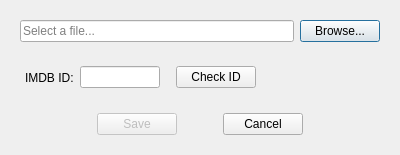
<?xml version="1.0" encoding="UTF-8"?>
<ui version="4.0">
 <class>addMovieDialog</class>
 <widget class="QDialog" name="addMovieDialog">
  <property name="geometry">
   <rect>
    <x>0</x>
    <y>0</y>
    <width>400</width>
    <height>155</height>
   </rect>
  </property>
  <property name="minimumSize">
   <size>
    <width>300</width>
    <height>155</height>
   </size>
  </property>
  <property name="maximumSize">
   <size>
    <width>16777215</width>
    <height>200</height>
   </size>
  </property>
  <property name="windowTitle">
   <string>Dialog</string>
  </property>
  <layout class="QVBoxLayout" name="verticalLayout">
   <item>
    <widget class="QFrame" name="fileSelectGroup">
     <property name="frameShape">
      <enum>QFrame::NoFrame</enum>
     </property>
     <property name="frameShadow">
      <enum>QFrame::Plain</enum>
     </property>
     <layout class="QHBoxLayout" name="fileSelectHLayout">
      <item>
       <widget class="QLineEdit" name="filePathLineEdit">
        <property name="placeholderText">
         <string>Select a file...</string>
        </property>
       </widget>
      </item>
      <item>
       <widget class="QPushButton" name="browseButton">
        <property name="text">
         <string>Browse...</string>
        </property>
       </widget>
      </item>
     </layout>
    </widget>
   </item>
   <item>
    <widget class="QFrame" name="imdbidGroup">
     <property name="frameShape">
      <enum>QFrame::NoFrame</enum>
     </property>
     <layout class="QHBoxLayout" name="imdbIDHLayout">
      <item>
       <spacer name="leftsidespacer">
        <property name="orientation">
         <enum>Qt::Horizontal</enum>
        </property>
        <property name="sizeType">
         <enum>QSizePolicy::Fixed</enum>
        </property>
        <property name="sizeHint" stdset="0">
         <size>
          <width>5</width>
          <height>20</height>
         </size>
        </property>
       </spacer>
      </item>
      <item>
       <widget class="QLabel" name="imdbidLabel">
        <property name="text">
         <string>IMDB ID:</string>
        </property>
       </widget>
      </item>
      <item>
       <widget class="QLineEdit" name="imdbidLineEdit">
        <property name="maximumSize">
         <size>
          <width>80</width>
          <height>16777215</height>
         </size>
        </property>
       </widget>
      </item>
      <item>
       <spacer name="horizontalSpacer_3">
        <property name="orientation">
         <enum>Qt::Horizontal</enum>
        </property>
        <property name="sizeType">
         <enum>QSizePolicy::Fixed</enum>
        </property>
        <property name="sizeHint" stdset="0">
         <size>
          <width>10</width>
          <height>20</height>
         </size>
        </property>
       </spacer>
      </item>
      <item>
       <widget class="QPushButton" name="checkIdButton">
        <property name="text">
         <string>Check ID</string>
        </property>
       </widget>
      </item>
      <item>
       <spacer name="rightsidespacer">
        <property name="orientation">
         <enum>Qt::Horizontal</enum>
        </property>
        <property name="sizeType">
         <enum>QSizePolicy::Expanding</enum>
        </property>
        <property name="sizeHint" stdset="0">
         <size>
          <width>10</width>
          <height>20</height>
         </size>
        </property>
       </spacer>
      </item>
     </layout>
    </widget>
   </item>
   <item>
    <widget class="QFrame" name="buttonBoxGroup">
     <property name="frameShape">
      <enum>QFrame::NoFrame</enum>
     </property>
     <layout class="QHBoxLayout" name="buttonBoxHLayout">
      <item>
       <spacer name="horizontalSpacer">
        <property name="orientation">
         <enum>Qt::Horizontal</enum>
        </property>
        <property name="sizeType">
         <enum>QSizePolicy::Expanding</enum>
        </property>
        <property name="sizeHint" stdset="0">
         <size>
          <width>60</width>
          <height>20</height>
         </size>
        </property>
       </spacer>
      </item>
      <item>
       <widget class="QPushButton" name="saveButton">
        <property name="enabled">
         <bool>false</bool>
        </property>
        <property name="text">
         <string>Save</string>
        </property>
       </widget>
      </item>
      <item>
       <spacer name="buttonSpacer">
        <property name="orientation">
         <enum>Qt::Horizontal</enum>
        </property>
        <property name="sizeType">
         <enum>QSizePolicy::Fixed</enum>
        </property>
        <property name="sizeHint" stdset="0">
         <size>
          <width>40</width>
          <height>20</height>
         </size>
        </property>
       </spacer>
      </item>
      <item>
       <widget class="QPushButton" name="cancelButton">
        <property name="text">
         <string>Cancel</string>
        </property>
       </widget>
      </item>
      <item>
       <spacer name="horizontalSpacer_2">
        <property name="orientation">
         <enum>Qt::Horizontal</enum>
        </property>
        <property name="sizeHint" stdset="0">
         <size>
          <width>40</width>
          <height>20</height>
         </size>
        </property>
       </spacer>
      </item>
     </layout>
    </widget>
   </item>
  </layout>
 </widget>
 <resources/>
 <connections>
  <connection>
   <sender>cancelButton</sender>
   <signal>clicked()</signal>
   <receiver>addMovieDialog</receiver>
   <slot>reject()</slot>
   <hints>
    <hint type="sourcelabel">
     <x>256</x>
     <y>120</y>
    </hint>
    <hint type="destinationlabel">
     <x>356</x>
     <y>154</y>
    </hint>
   </hints>
  </connection>
  <connection>
   <sender>saveButton</sender>
   <signal>clicked()</signal>
   <receiver>addMovieDialog</receiver>
   <slot>accept()</slot>
   <hints>
    <hint type="sourcelabel">
     <x>141</x>
     <y>127</y>
    </hint>
    <hint type="destinationlabel">
     <x>76</x>
     <y>157</y>
    </hint>
   </hints>
  </connection>
 </connections>
</ui>
